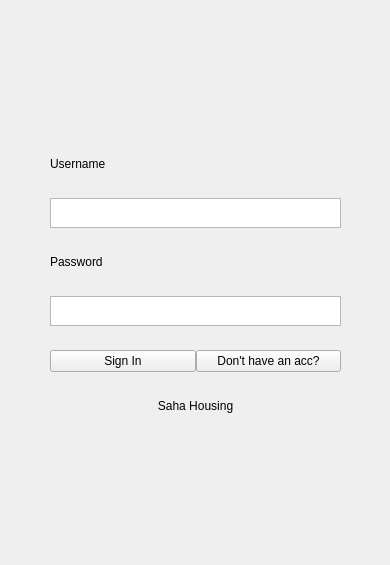
<?xml version="1.0" encoding="UTF-8"?>
<ui version="4.0">
 <class>SignInPage</class>
 <widget class="QWidget" name="SignInPage">
  <property name="geometry">
   <rect>
    <x>0</x>
    <y>0</y>
    <width>390</width>
    <height>565</height>
   </rect>
  </property>
  <property name="minimumSize">
   <size>
    <width>390</width>
    <height>565</height>
   </size>
  </property>
  <property name="maximumSize">
   <size>
    <width>390</width>
    <height>565</height>
   </size>
  </property>
  <property name="windowTitle">
   <string>Saha Housing - Sign In</string>
  </property>
  <widget class="QWidget" name="verticalLayoutWidget_3">
   <property name="geometry">
    <rect>
     <x>50</x>
     <y>130</y>
     <width>291</width>
     <height>311</height>
    </rect>
   </property>
   <layout class="QVBoxLayout" name="mainLayout">
    <property name="spacing">
     <number>0</number>
    </property>
    <property name="sizeConstraint">
     <enum>QLayout::SetDefaultConstraint</enum>
    </property>
    <item>
     <widget class="QLabel" name="usernameLabel">
      <property name="maximumSize">
       <size>
        <width>16777215</width>
        <height>20</height>
       </size>
      </property>
      <property name="text">
       <string>Username</string>
      </property>
     </widget>
    </item>
    <item>
     <widget class="QTextEdit" name="usernameTextEdit">
      <property name="sizePolicy">
       <sizepolicy hsizetype="Expanding" vsizetype="Expanding">
        <horstretch>0</horstretch>
        <verstretch>0</verstretch>
       </sizepolicy>
      </property>
      <property name="minimumSize">
       <size>
        <width>0</width>
        <height>0</height>
       </size>
      </property>
      <property name="maximumSize">
       <size>
        <width>16777215</width>
        <height>30</height>
       </size>
      </property>
      <property name="frameShape">
       <enum>QFrame::StyledPanel</enum>
      </property>
      <property name="verticalScrollBarPolicy">
       <enum>Qt::ScrollBarAlwaysOff</enum>
      </property>
      <property name="horizontalScrollBarPolicy">
       <enum>Qt::ScrollBarAlwaysOff</enum>
      </property>
     </widget>
    </item>
    <item>
     <widget class="QLabel" name="passwordLabel">
      <property name="maximumSize">
       <size>
        <width>16777215</width>
        <height>20</height>
       </size>
      </property>
      <property name="text">
       <string>Password</string>
      </property>
     </widget>
    </item>
    <item>
     <widget class="QTextEdit" name="passwordTextEdit">
      <property name="maximumSize">
       <size>
        <width>16777215</width>
        <height>30</height>
       </size>
      </property>
      <property name="verticalScrollBarPolicy">
       <enum>Qt::ScrollBarAlwaysOff</enum>
      </property>
      <property name="horizontalScrollBarPolicy">
       <enum>Qt::ScrollBarAlwaysOff</enum>
      </property>
     </widget>
    </item>
    <item>
     <layout class="QHBoxLayout" name="buttonLayout">
      <property name="spacing">
       <number>0</number>
      </property>
      <item>
       <widget class="QPushButton" name="singinButton">
        <property name="maximumSize">
         <size>
          <width>16777215</width>
          <height>16777215</height>
         </size>
        </property>
        <property name="text">
         <string>Sign In</string>
        </property>
       </widget>
      </item>
      <item>
       <widget class="QPushButton" name="signupButton">
        <property name="text">
         <string>Don't have an acc?</string>
        </property>
       </widget>
      </item>
     </layout>
    </item>
    <item>
     <widget class="QLabel" name="crLabel">
      <property name="maximumSize">
       <size>
        <width>16777215</width>
        <height>20</height>
       </size>
      </property>
      <property name="text">
       <string>Saha Housing</string>
      </property>
      <property name="alignment">
       <set>Qt::AlignCenter</set>
      </property>
     </widget>
    </item>
   </layout>
  </widget>
 </widget>
 <resources/>
 <connections/>
</ui>
